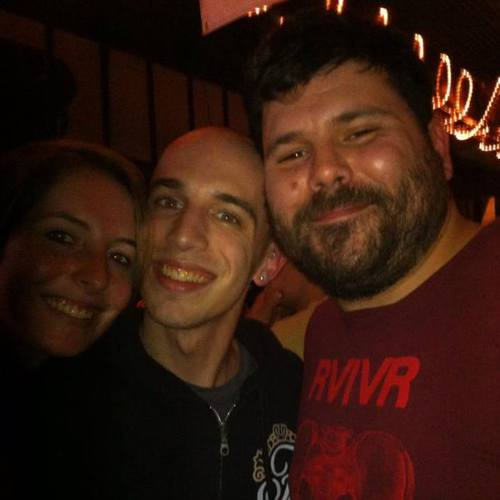
#> input picture iron_chic.jpg, 500 x 500 px, given in place of the camera
$ python calibration.py
#> lines starting #> are read from the running program, lines starting #| are printed output that depends on the picture; after the words box and inside, x2 and y2 are one past the last pixel; in counts of white or black regions, pixels touching at a corner belong together
import cv2
import platform
import time
from sklearn.preprocessing import PolynomialFeatures
from sklearn.linear_model import LinearRegression
import matplotlib.pyplot as plt
import numpy as np
import serial

index = 0

pt = [(270, 19,), (275, 30,), (265, 14,), (280, 25,), (260, 34,)]
xy = []

pargs, targs = [], []


def plane_fit(points):
	"""
	p, n = planeFit(points)

	Given an array, points, of shape (d,...)
	representing points in d-dimensional space,
	fit a d-dimensional plane to the points.
	Return a point, p, on the plane (the point-cloud centroid),
	and the normal, n.
	"""
	from numpy.linalg import svd
	# points = np.reshape(points, (np.shape(points)[0], -1)) # Collapse trialing dimensions
	assert points.shape[0] <= points.shape[1], "There are only {} points in {} dimensions.".format(points.shape[1], points.shape[0])
	ctr = points.mean(axis=1)
	x = points - ctr[:,np.newaxis]
	M = np.dot(x, x.T) # Could also use np.cov(x) here.
	norm = svd(M)[0][:, -1]
	d = -(ctr[0]*norm[0] + ctr[1]*norm[1] + ctr[2]*norm[2])
	args = list([*norm, d])
	return args


def pan_func(xy, a, b, c):
	return a*(xy[0]**2) + b*(xy[0]) + c


def tilt_func(xy, a, b, c, d):
	x, y = xy
	return (d + a*x + b*y)/(-c)


def on_mouse(event, x, y, flags, param):
	global index, pargs, targs

	if event == cv2.EVENT_LBUTTONDOWN:
		# draw circle here (etc...)
		print('x = %d, y = %d' % (x, y))
		print(pan_func([x, y], *pargs))
		print(tilt_func([x, y], *targs))
		send_dmx(com, 1, *angle_to_dmx("pan", pan_func([x,y], *pargs)))
		send_dmx(com, 2, *angle_to_dmx("tilt", tilt_func([x,y], *targs)))


def angle_to_dmx(axis, deg):
	if axis == "pan":
		dmx = int((deg / 270.0) * 32767)  # pan
	else:
		dmx = int((deg / 109.0)*32767)  # tilt

	coarse = (dmx >> 8) & 0xff
	fine = dmx & 0xff

	return coarse, fine


def send_dmx(com, addr, coarse, fine=None):
	com.write(bytes(f'<{",".join([f"{addr:03}", f"{coarse:03}"])}>', "ascii"))
	if fine is not None:
		com.write(bytes(f'<{",".join([f"{addr+2:03}", f"{fine:03}"])}>', "ascii"))
	time.sleep(0.1)


# [9 lines of commented-out code are left out]

start = time.time()
webcam = cv2.VideoCapture(1, cv2.CAP_DSHOW)
print((one := time.time())-start)
com = serial.Serial("COM5", baudrate=2000000, rtscts=False)
print((two := time.time()) - one)

pan = 270
tilt = 19

send_dmx(com, 1, *angle_to_dmx("pan", pan))
send_dmx(com, 2, *angle_to_dmx("tilt", tilt))
send_dmx(com, 26, 20)
send_dmx(com, 25, 255)
send_dmx(com, 27, 255)
time.sleep(2)

print((three := time.time()) - two)

webcam.set(cv2.CAP_PROP_FRAME_WIDTH, 1920)
webcam.set(cv2.CAP_PROP_FRAME_HEIGHT, 1080)
webcam.set(cv2.CAP_PROP_FOURCC, cv2.VideoWriter.fourcc(*'MJPG'))

print((four := time.time()) - three)
time.sleep(1)
ret, frame = webcam.read()
#> frame is the input picture: shape (500, 500, 3); mean B, G, R 15.3, 25.8, 52.9

# index = 0
while True:
	start = time.time()
	ret, frame = webcam.read()
	initial_frame = frame
	if not ret:
		break
	h, w = frame.shape[:2]
#> h = 500; w = 500

	if index < len(pt):
		time.sleep(1)
		ret, frame = webcam.read()
		initial_frame = frame
		# cv2.imshow(f"Window", initial_frame)
		time.sleep(1)
		frame = cv2.split(cv2.cvtColor(frame, cv2.COLOR_BGR2HLS))[1]
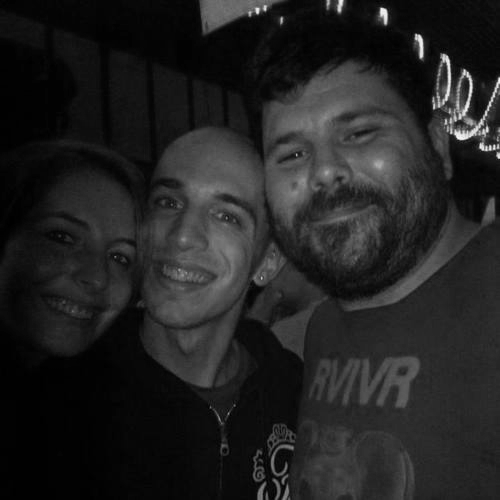
#> frame: shape (500, 500); min 0, max 244, mean 34.1
		frame = cv2.GaussianBlur(frame, (5, 5), 0)
		ret3, frame = cv2.threshold(frame, 200, 255, cv2.THRESH_BINARY)
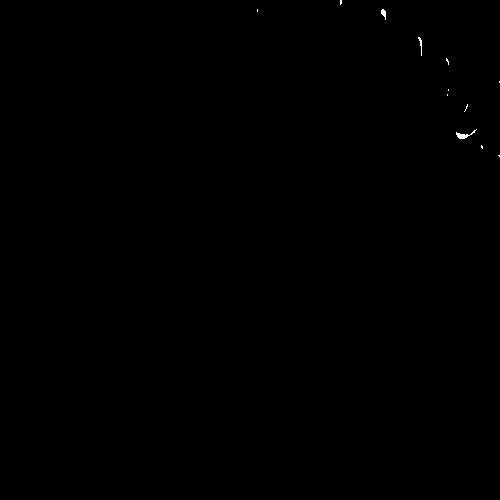
#> frame: shape (500, 500); 0.07% white in thin lines or dots, all inside (x1, y1, x2, y2) = (257, 0, 500, 157)
		frame = cv2.erode(frame, None, iterations=2)
#> frame: shape (500, 500); 0% white in thin lines or dots, all inside (x1, y1, x2, y2) = (461, 136, 463, 137)
		frame = cv2.dilate(frame, None, iterations=4)
#> frame: shape (500, 500); 0.04% white; 1 white region, box (x1, y1, x2, y2) and area: (457, 132, 467, 141) 90

		non_zeros = cv2.findNonZero(frame)
#> non_zeros = contour of 90 points, box (x1, y1, x2, y2) (457, 132, 467, 141), area 0
		if non_zeros is not None:
			center = (sum(non_zeros) / len(non_zeros)).astype("uint32")[0]
#> center = [461, 136]
			# color = (0, 255, 0,)
			# cv2.circle(initial_frame, center, 50, color, 3)

		xy.append((center[0], center[1],))
		# cv2.imshow(f"Window", initial_frame)
		print(xy)
#| [(461, 136)]
		index += 1
		if index == len(pt):
			pargs = np.polyfit([x for x, y in xy], [p for p, t in pt], deg=2)
			# targs = curve_fit(tilt_func, xy, [t for p, t in pt])[0]
			# data = np.array([[xy[i][0], xy[i][1], pt[i][1]] for i in range(len(xy))])
			data = np.array([[x for x, y in xy], [y for x, y in xy], [t for p, t in pt]])

			targs = plane_fit(data)

			print(pargs)
			print(targs)

			index += 1
		elif index < len(pt):
			send_dmx(com, 1, *angle_to_dmx("pan", pt[index][0]))
			send_dmx(com, 2, *angle_to_dmx("tilt", pt[index][1]))
			time.sleep(2)
	# print(index)

	if cv2.waitKey(1) & 0xFF == ord('q'):
#> (key q is pressed here)
		break
	if cv2.waitKey(1) & 0xFF == ord('i'):
		deg = int(input("angle"))
		send_dmx(com, 1, *angle_to_dmx("pan", deg))

	cv2.imshow(f"Window", initial_frame)
	cv2.setMouseCallback('Window', on_mouse)

webcam.release()
cv2.destroyAllWindows()

$ run again, on rooster.jpg
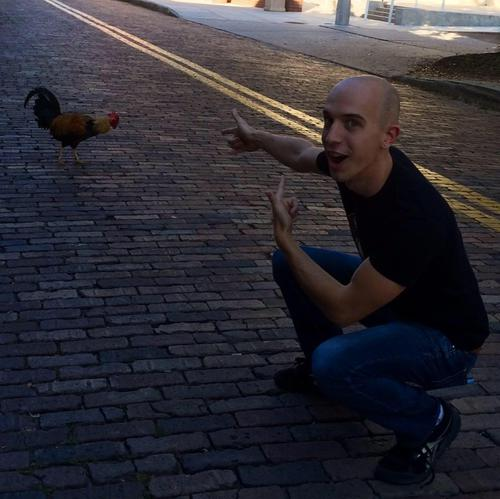
#> input picture rooster.jpg, 500 x 499 px, given in place of the camera
#> frame is the input picture: shape (499, 500, 3); mean B, G, R 52.8, 45.3, 47.5
#> `ret3, frame = cv2.threshold(frame, 200, 255, cv2.THRESH_BINARY)`:
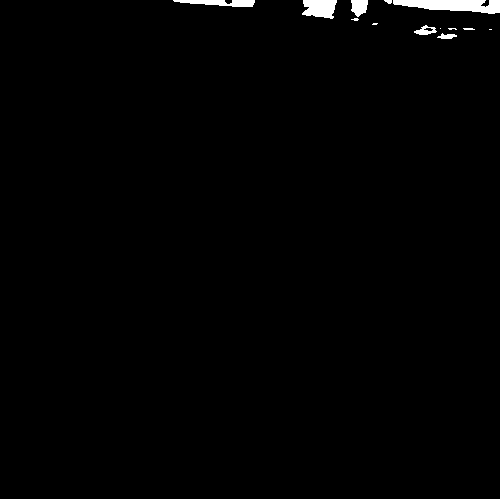
#> frame: shape (499, 500); 0.97% white; 13 white regions (5 under 20 px), largest, box (x1, y1, x2, y2) and area: (393, 0, 500, 14) 1025, (302, 0, 337, 19) 517, (173, 0, 255, 7) 383
#> `frame = cv2.dilate(frame, None, iterations=4)`:
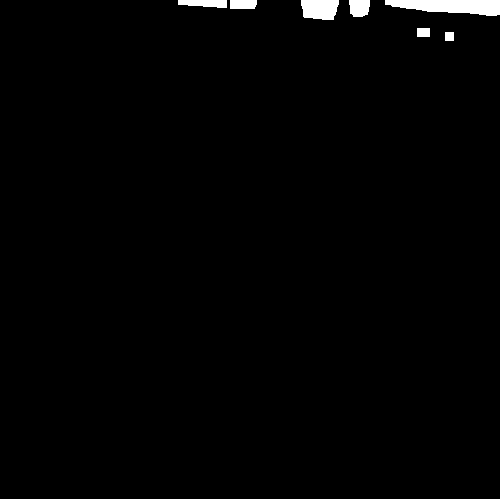
#> frame: shape (499, 500); 1.2% white; 7 white regions, largest, box (x1, y1, x2, y2) and area: (385, 0, 500, 16) 1335, (301, 0, 339, 20) 660, (178, 0, 227, 8) 318
#> non_zeros = contour of 3062 points, box (x1, y1, x2, y2) (178, 0, 500, 41), area 2944
#> center = [370, 7]
#| [(370, 7)]
